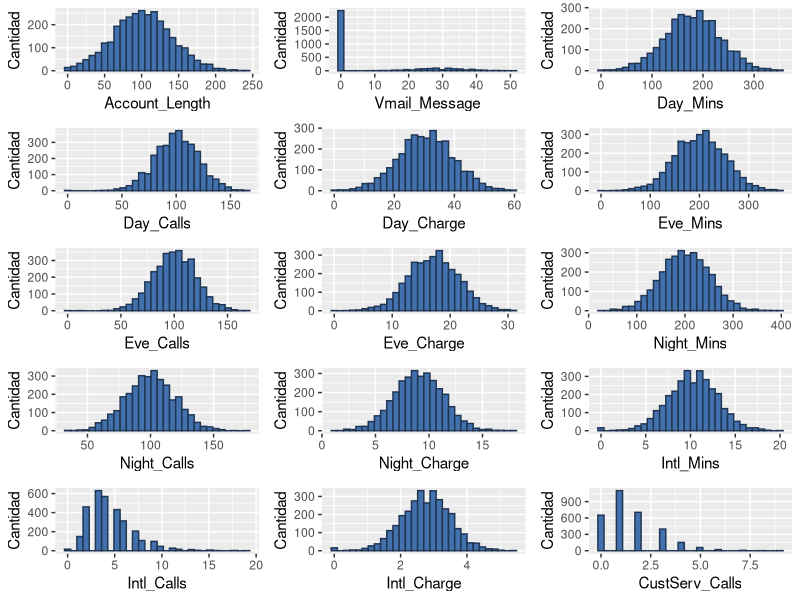
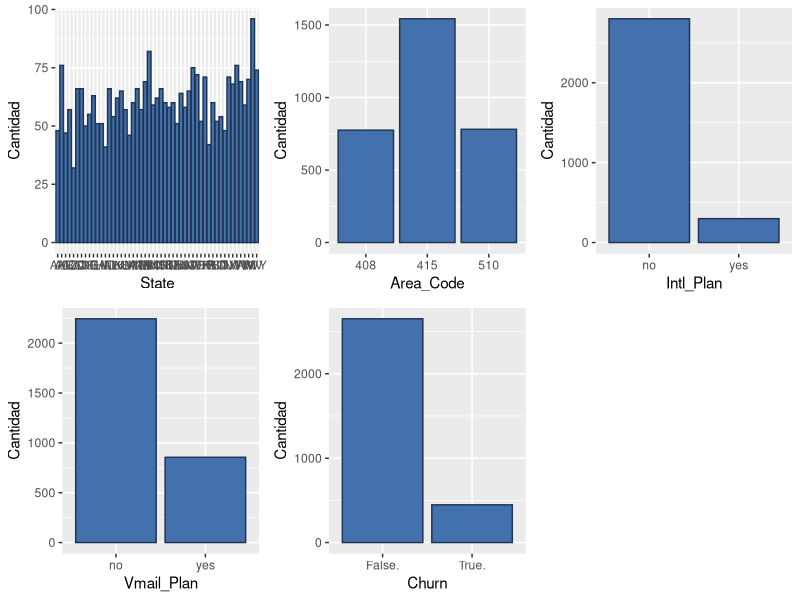
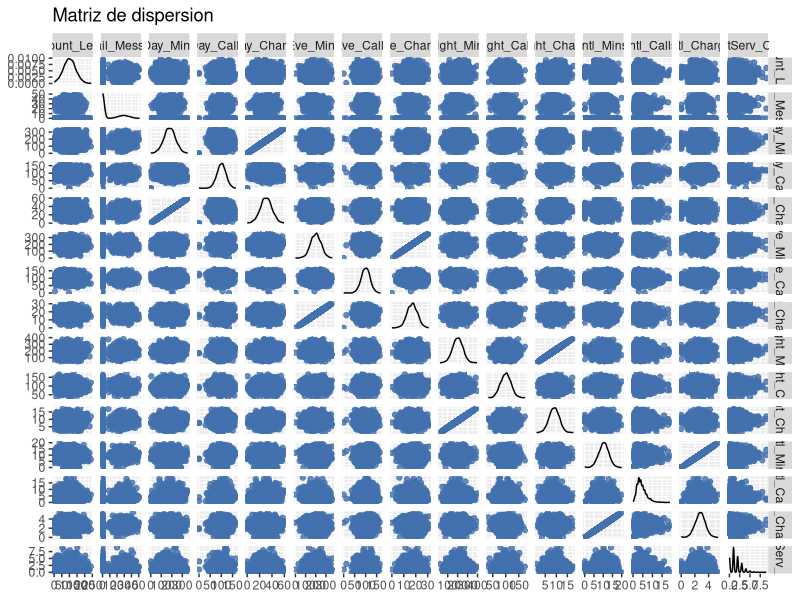
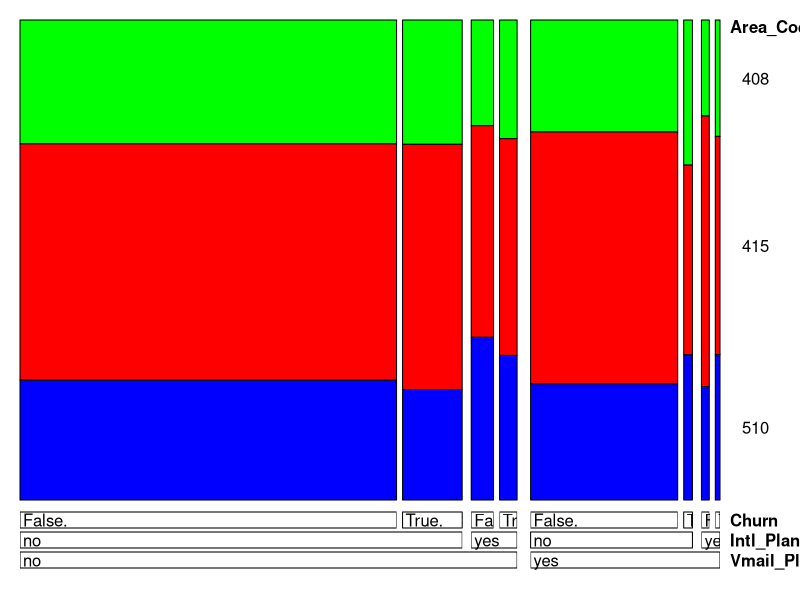
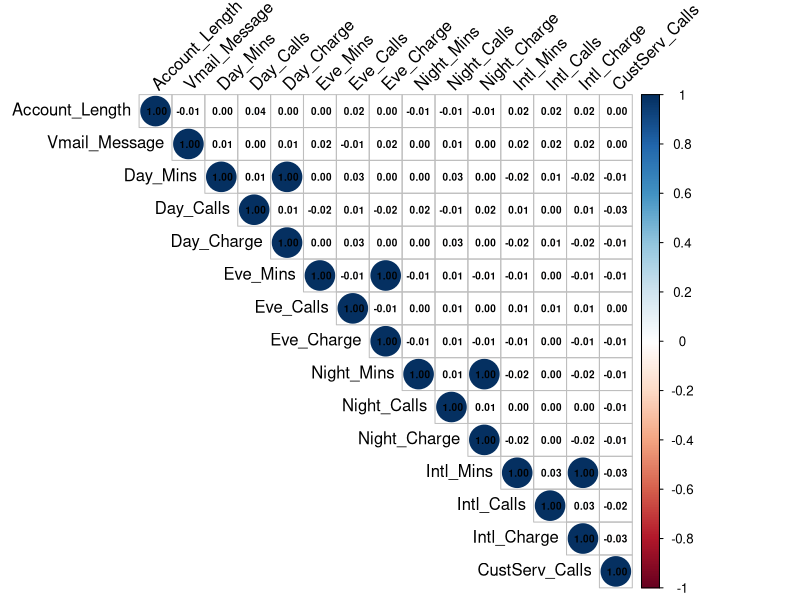
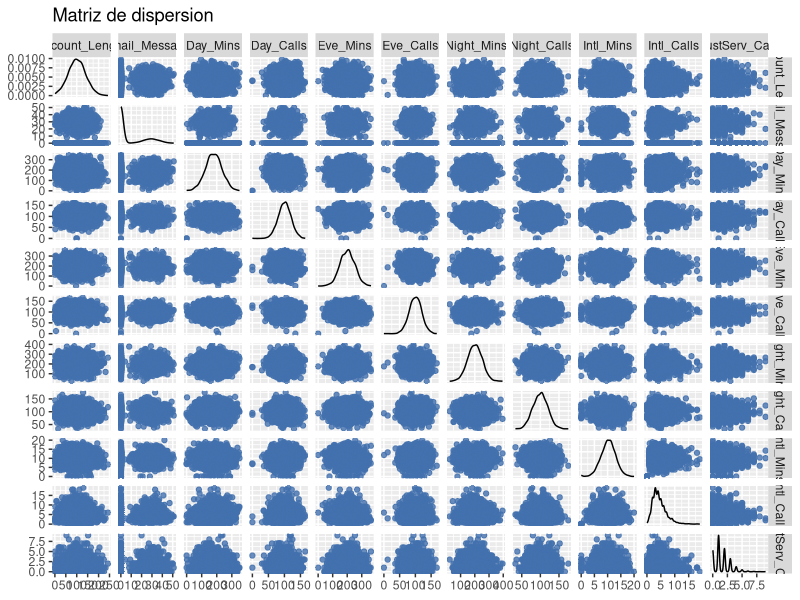
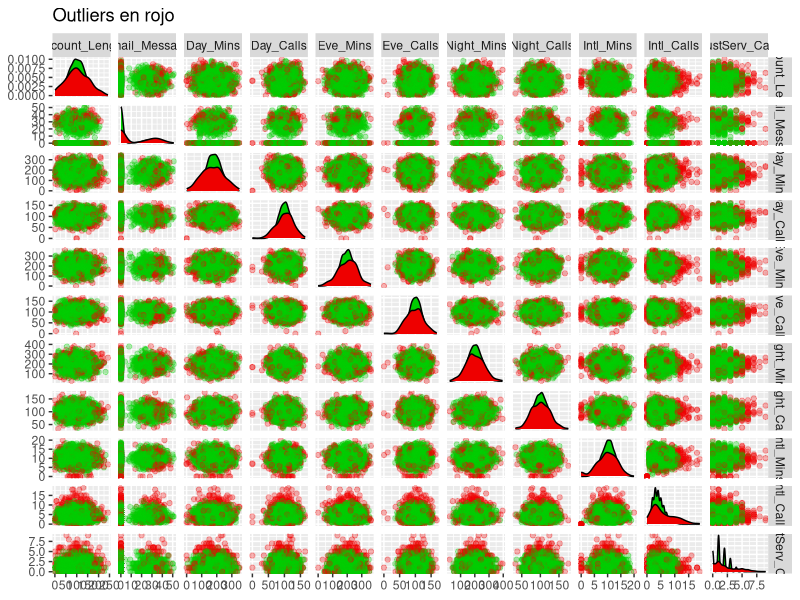

Write the R code that produced these figures, in order.
## ---- chunk 1
knitr::opts_chunk$set(echo = TRUE)
## ---- chunk 2
library(readxl)         #Lectura de archivos
library(gridExtra)      #Ordenacion de graficos en pantalla
library(corrplot)       #Grafico de correlaciones
library(ggplot2)        #Graficos
library (tidyverse)     #Manipulacion de datasets
library(vcd)            #Visualizacion de datos categoricos
library(GGally)         #Extension de ggplot2 para combinacion de graficos/matrices
library(MASS)           #Utilizado para la estimacion del mve en distancias de Mahalanobis
## ---- chunk 3

# Limpieza de entorno
rm(list = ls())

# Lectura del archivo Excel mediante ventana emergente
subscriptores.raw <- read.csv2('Churn.csv')


# Verificacion de las variables y su tipo
str(subscriptores.raw)

# La variable Area_Code se cargo como numerica pero en realidad es una variable categorica.
# Utilizamos la funcion mutate para convertirla al tipo de dato factor
# subscriptores.raw <- mutate(subscriptores.raw, Area_Code = as.factor(Area_Code))

## ---- chunk 4

########HK: Convierto las 4 categoricas en Factor (estaba en el HTML, pero no lo encontre en el cod R) ##########

names <- c('State' ,'Area_Code','Intl_Plan','Vmail_Plan','Churn')
subscriptores.raw[,names] <- lapply(subscriptores.raw[,names] , factor)
str(subscriptores.raw)

########HK Duda:convendria que cust serv sea categorica para algun modelo? (es similar a la discusion de #rooms. depende del modelo a utilizar?) ##########
# subscriptores.raw <- mutate(subscriptores.raw, CustServ_Calls = as.factor(CustServ_Calls))

# Exploracion inicial del dataset y verificacion de valores faltantes (missings)
# No se observan valores faltantes
summary(subscriptores.raw)
head(subscriptores.raw, 10)

# Graficamos las variables. Utilizamos barplots para las categoricas e histogramas para las
# cuantitativas
# NOTA: no graficamos la variable Phone dado que es una variable de identificacion (ID)

# Creacion de vector con los indices de las variables cuantitativas y cualitativas
columnas.num <- which(sapply(subscriptores.raw, class) %in% c("numeric","integer"))
columnas.cat <- which(sapply(subscriptores.raw, class) %in% "factor")

# Debemos borrar del vector de indices de variables cualitativas al indice correspondiente a la 
# variable Phone, para lo cual mediante la funcion grep obtenemos el indice de la columna Phone
borrar <- grep("Phone", colnames(subscriptores.raw))

# Mediante la funcion setdiff eliminanos el indice correspondiente a Phone del vector columnas.cat
columnas.cat <- setdiff(columnas.cat, borrar)

# Inicializamos los vectores en los cuales se guardaran los histogramas (variables cuantitativas) y
# los barplots (variables cualitativas)
histograma <- vector(mode = "list", length = length(columnas.num))
barplt <- vector(mode = "list", length = length(columnas.cat))

# Mediante un loops for creamos los histogramas y barplots los guardamos en los vectores
# correspondientes
for (i in 1:length(columnas.num)){
  histograma[[i]] <- ggplot(subscriptores.raw, aes_string(colnames(subscriptores.raw[columnas.num[i]]))) + 
    geom_histogram(bins = 30, colour = "#1F3552", fill = "#4271AE") + 
    ylab("Cantidad") + xlab(colnames(subscriptores.raw[columnas.num[i]]))
}

for (i in 1:length(columnas.cat)){
  barplt[[i]] <- ggplot(subscriptores.raw, aes_string(colnames(subscriptores.raw[columnas.cat[i]]))) + 
    geom_bar(colour = "#1F3552", fill = "#4271AE") + 
    ylab("Cantidad") + xlab(colnames(subscriptores.raw[columnas.cat[i]]))
}
## ---- chunk 5

# Graficamos los histogramas
do.call(grid.arrange, c(histograma, ncol=3))
## ---- chunk 6

# Graficamos los barplots
do.call(grid.arrange, c(barplt, ncol=3))

## ---- chunk 7

# Graficos bivariados para variables cuantitativas - Matriz de dispersion
# En el grafico de dispersion no se aprecian correctamente los nombres de las variables. El orden
# de las variables en el grafico es el siguiende (de izquierda a derecha y de arriba hacia abajo)
colnames(subscriptores.raw[columnas.num])

ggpairs(subscriptores.raw[columnas.num], 
        title="Matriz de dispersion",
        upper = list(continuous = wrap("points", alpha = 0.8, color="#4271AE")),
        lower = list(continuous = wrap("points", alpha = 0.8, color="#4271AE")))

## ---- chunk 8

doubledecker(Area_Code ~ Vmail_Plan + Intl_Plan + Churn, data = subscriptores.raw,
             gp = gpar(fill = c("Green", "Red", "Blue")))

# doubledecker(Area_Code ~ Vmail_Plan + Churn, data = subscriptores,
#              gp = gpar(fill = c("Green", "Red", "Blue")))
# 
# doubledecker(Area_Code ~ Intl_Plan + Churn, data = subscriptores,
#              gp = gpar(fill = c("Green", "Red", "Blue")))
# 
# doubledecker(Churn ~ Area_Code, data = subscriptores,
#              gp = gpar(fill = c("Green", "Red")))
# doubledecker(Churn ~ Area_Code + Vmail_Plan + Intl_Plan, data = subscriptores,
#              gp = gpar(fill = c("Green", "Red")))
# doubledecker(Area_Code ~ Churn + Vmail_Plan + Intl_Plan, data = subscriptores,
#              gp = gpar(fill = c("Green", "Red", "Blue")))
# 
# doubledecker(Area_Code ~ Churn + Intl_Plan+ Vmail_Plan, data = subscriptores,
#              gp = gpar(fill = c("Green", "Red", "Blue")))



# Matriz de correlacion - Variables cuantitativas
# Se observa que las variables correlacionadas (positivamente y con valor 1) son
# Day_Mins y Day_Charge
# Eve_Mins y Eve_Charge
# Night_Mins y Night_Charge
# Intl_Mins y Intl_Charge
# Esto indica que a mayor cantidad de minutos consumidos, mayor el cargo.
## ---- chunk 9

corrplot(cor(subscriptores.raw[columnas.num]), 
         method = "circle",
         type = "upper",
         tl.col = "black",
         tl.srt = 45,
         number.cex=0.6,
         addCoef.col = "black")
## ---- chunk 10

subscriptores.red <- subscriptores.raw[, !colnames(subscriptores.raw) %in% c("Day_Charge", 
                                                                             "Eve_Charge", "Night_Charge", "Intl_Charge")]

# Tras eliminar las 4 varaibles cuantitativas edefinimos el vector con los indices de las 
# variables cuantitativas
columnas.num <- which(sapply(subscriptores.red, class) %in% c("numeric","integer"))

# Matriz de dispersion tras eliminas las columnas correlacionadas
ggpairs(subscriptores.red[columnas.num], 
        title="Matriz de dispersion",
        upper = list(continuous = wrap("points", alpha = 0.8, color="#4271AE")),
        lower = list(continuous = wrap("points", alpha = 0.8, color="#4271AE")))

# OUTLIERS
# Utilizamos distancias de Mahalanobis para el analisis de outliers de manera multivariada.
# Utilizamos el elipsoide de volumen minimo dado que es considerado un estimador robusto de posicion
# y escala para datos multivariados
cov.subs <- cov.rob(subscriptores.red[columnas.num], method = "mve", nsamp = "best")

dmahal <- mahalanobis(subscriptores.red[columnas.num], cov.subs$center, cov.subs$cov, inverted = F)

summary(dmahal)

# Estimo el valor para el cual por encima del mismo debería considerar que la observacion es un 
# outlier (las distancias de Mahalanobis siguen una distribucion chi cuadrado y tomo p = 0.05 con 
# grados de libertad igual al numero de variables cuantitativas menos 1 (la cantidad de variables 
# cuantitativas esta dado por el largo del vector columnas.num, al cual le restamos 1 para obtener
# los grados de libertad). Este valor se puede tomar de una tabla chi2 o estimarlo a traves de R:
valorCorte <- qchisq(0.95, length(columnas.num) - 1)

# Adjuntamos las distancias de mahalanobis al dataset
subscriptores.red$Mahalanobis <- dmahal

# Adjuntamos una columna al dataset para indicar si es oultlier o no basado en las distnacias de 
# Mahalanobis. Va a ser una columna con valores TRUE o FALSE. Inicializo primero todos los valores 
# en FALSE
subscriptores.red$Outlier <- FALSE
subscriptores.red$Outlier[subscriptores.red$Mahalanobis > valorCorte] <- TRUE

# Aplicamos una suma sobre la columna Outlier (los valores TRUE cuentan como 1) para obtener la
# cantidad de outliers detectados segun las distancias de Mahalanobis
sum(subscriptores.red$Outlier)
## ---- chunk 11

ggpairs(subscriptores.red[columnas.num], aes(color=subscriptores.red$Outlier),
        title="Outliers en rojo",
        upper = list(continuous = wrap("points", alpha = 0.3)),
        lower = list(continuous = wrap("points", alpha = 0.3))) +
  scale_fill_manual(values=c("green3", "red2")) +
  scale_color_manual(values=c("green3", "red2"))

## ---- chunk 12

# Creamos 2 nuevos dataset. En uno colocamos los outliers (subscriptores.out) y en el otro los 
# registros depurados de outliers (subscriptores.dep)
subscriptores.out <- subscriptores.red[subscriptores.red$Outlier == TRUE,] 
subscriptores.dep <- subscriptores.red[subscriptores.red$Outlier == FALSE,] 


# Dividimos en el dataset depurado (sin outliers) en 2 datasets, uno de test y otro de pruebas
# Para cada registro generamos un numero aleatorio basado en una distribucion uniforme y lo 
# guardamos como una nueva columna en el dataset.
set.seed(123)
subscriptores.dep$Test_Split <- runif(dim(subscriptores.dep)[1])

# Basados en el numero aleatorio asignado a cada registro dividimos el dataset depurado en training
# y tests. En las siguientes lineas se asigna aproximadamente un 10% a test y aproximadamente un 90%
# a training
subscriptores.test <- subscriptores.dep[subscriptores.dep$Test_Split <= 0.1,]
subscriptores.training <- subscriptores.dep[subscriptores.dep$Test_Split > 0.1,]

#Ejemplo de edicion
